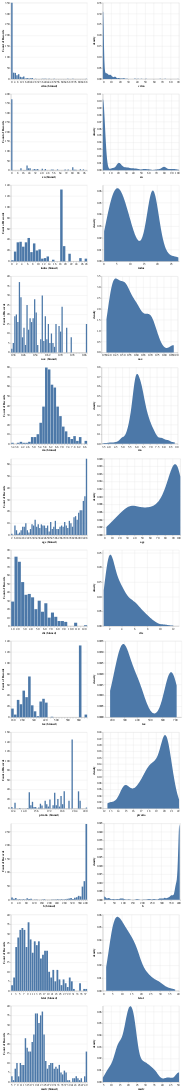

Notebook code cell kept with this figure:
### Markdown cell above
然後對數值資料畫出直方圖及其常態分佈曲線。

### Code cell
df_ = df.clone().drop("chas", "rad")

histograms: list[alt.HConcatChart | alt.ConcatChart] = []

for col in df_.columns:
    hist = alt.Chart(df_[col].to_frame()).mark_bar().encode(
        alt.X(f"{col}:Q", bin=alt.Bin(maxbins=50)),
        y='count()',
    )

    density = alt.Chart(df_[col].to_frame()).transform_density(
        f"{col}",
        as_=[f"{col}", "density"],
    ).mark_area().encode(
        alt.X(f"{col}:Q"),
        alt.Y("density:Q"),
    )

    histograms.append(hist | density)

reduce(lambda x, y: x & y, histograms)

### Figure 1 — Vega-Lite specification as saved in the notebook (floating-point values rounded to 4 significant figures; data arrays with more than 128 entries replaced by an {"elided": "..."} marker saying what was removed)
{"config": {"view": {"continuousWidth": 300, "continuousHeight": 300}}, "vconcat": [{"hconcat": [{"data": {"name": "data-9fe02fcc9b7ff1e96f1347f47ad2c2b4"}, "mark": {"type": "bar"}, "encoding": {"x": {"bin": {"maxbins": 50}, "field": "crim", "type": "quantitative"}, "y": {"aggregate": "count", "type": "quantitative"}}}, {"data": {"name": "data-9fe02fcc9b7ff1e96f1347f47ad2c2b4"}, "mark": {"type": "area"}, "encoding": {"x": {"field": "crim", "type": "quantitative"}, "y": {"field": "density", "type": "quantitative"}}, "transform": [{"density": "crim", "as": ["crim", "density"]}]}]}, {"hconcat": [{"data": {"name": "data-ab611a9d72bee186bb90997b4c3459f5"}, "mark": {"type": "bar"}, "encoding": {"x": {"bin": {"maxbins": 50}, "field": "zn", "type": "quantitative"}, "y": {"aggregate": "count", "type": "quantitative"}}}, {"data": {"name": "data-ab611a9d72bee186bb90997b4c3459f5"}, "mark": {"type": "area"}, "encoding": {"x": {"field": "zn", "type": "quantitative"}, "y": {"field": "density", "type": "quantitative"}}, "transform": [{"density": "zn", "as": ["zn", "density"]}]}]}, {"hconcat": [{"data": {"name": "data-67a2c30859ae04a104feada04e430449"}, "mark": {"type": "bar"}, "encoding": {"x": {"bin": {"maxbins": 50}, "field": "indus", "type": "quantitative"}, "y": {"aggregate": "count", "type": "quantitative"}}}, {"data": {"name": "data-67a2c30859ae04a104feada04e430449"}, "mark": {"type": "area"}, "encoding": {"x": {"field": "indus", "type": "quantitative"}, "y": {"field": "density", "type": "quantitative"}}, "transform": [{"density": "indus", "as": ["indus", "density"]}]}]}, {"hconcat": [{"data": {"name": "data-3f0cc7d2d674c99a6bf541e701757afb"}, "mark": {"type": "bar"}, "encoding": {"x": {"bin": {"maxbins": 50}, "field": "nox", "type": "quantitative"}, "y": {"aggregate": "count", "type": "quantitative"}}}, {"data": {"name": "data-3f0cc7d2d674c99a6bf541e701757afb"}, "mark": {"type": "area"}, "encoding": {"x": {"field": "nox", "type": "quantitative"}, "y": {"field": "density", "type": "quantitative"}}, "transform": [{"density": "nox", "as": ["nox", "density"]}]}]}, {"hconcat": [{"data": {"name": "data-fa9e24f375f0a651fd88b55e692eae6c"}, "mark": {"type": "bar"}, "encoding": {"x": {"bin": {"maxbins": 50}, "field": "rm", "type": "quantitative"}, "y": {"aggregate": "count", "type": "quantitative"}}}, {"data": {"name": "data-fa9e24f375f0a651fd88b55e692eae6c"}, "mark": {"type": "area"}, "encoding": {"x": {"field": "rm", "type": "quantitative"}, "y": {"field": "density", "type": "quantitative"}}, "transform": [{"density": "rm", "as": ["rm", "density"]}]}]}, {"hconcat": [{"data": {"name": "data-19e6b05dfc0cbb5b52fd96110274bbe3"}, "mark": {"type": "bar"}, "encoding": {"x": {"bin": {"maxbins": 50}, "field": "age", "type": "quantitative"}, "y": {"aggregate": "count", "type": "quantitative"}}}, {"data": {"name": "data-19e6b05dfc0cbb5b52fd96110274bbe3"}, "mark": {"type": "area"}, "encoding": {"x": {"field": "age", "type": "quantitative"}, "y": {"field": "density", "type": "quantitative"}}, "transform": [{"density": "age", "as": ["age", "density"]}]}]}, {"hconcat": [{"data": {"name": "data-783110566196f40a67ddc60da8a1fb39"}, "mark": {"type": "bar"}, "encoding": {"x": {"bin": {"maxbins": 50}, "field": "dis", "type": "quantitative"}, "y": {"aggregate": "count", "type": "quantitative"}}}, {"data": {"name": "data-783110566196f40a67ddc60da8a1fb39"}, "mark": {"type": "area"}, "encoding": {"x": {"field": "dis", "type": "quantitative"}, "y": {"field": "density", "type": "quantitative"}}, "transform": [{"density": "dis", "as": ["dis", "density"]}]}]}, {"hconcat": [{"data": {"name": "data-c0bcd549022b25e2815e2cf1ce03c5ee"}, "mark": {"type": "bar"}, "encoding": {"x": {"bin": {"maxbins": 50}, "field": "tax", "type": "quantitative"}, "y": {"aggregate": "count", "type": "quantitative"}}}, {"data": {"name": "data-c0bcd549022b25e2815e2cf1ce03c5ee"}, "mark": {"type": "area"}, "encoding": {"x": {"field": "tax", "type": "quantitative"}, "y": {"field": "density", "type": "quantitative"}}, "transform": [{"density": "tax", "as": ["tax", "density"]}]}]}, {"hconcat": [{"data": {"name": "data-eb7b344785ad07e9ef24198105f7ef28"}, "mark": {"type": "bar"}, "encoding": {"x": {"bin": {"maxbins": 50}, "field": "ptratio", "type": "quantitative"}, "y": {"aggregate": "count", "type": "quantitative"}}}, {"data": {"name": "data-eb7b344785ad07e9ef24198105f7ef28"}, "mark": {"type": "area"}, "encoding": {"x": {"field": "ptratio", "type": "quantitative"}, "y": {"field": "density", "type": "quantitative"}}, "transform": [{"density": "ptratio", "as": ["ptratio", "density"]}]}]}, {"hconcat": [{"data": {"name": "data-40afa53ac760b566ed37059600c9c2e0"}, "mark": {"type": "bar"}, "encoding": {"x": {"bin": {"maxbins": 50}, "field": "b", "type": "quantitative"}, "y": {"aggregate": "count", "type": "quantitative"}}}, {"data": {"name": "data-40afa53ac760b566ed37059600c9c2e0"}, "mark": {"type": "area"}, "encoding": {"x": {"field": "b", "type": "quantitative"}, "y": {"field": "density", "type": "quantitative"}}, "transform": [{"density": "b", "as": ["b", "density"]}]}]}, {"hconcat": [{"data": {"name": "data-b46f8658f99085e8b83257073b1d3172"}, "mark": {"type": "bar"}, "encoding": {"x": {"bin": {"maxbins": 50}, "field": "lstat", "type": "quantitative"}, "y": {"aggregate": "count", "type": "quantitative"}}}, {"data": {"name": "data-b46f8658f99085e8b83257073b1d3172"}, "mark": {"type": "area"}, "encoding": {"x": {"field": "lstat", "type": "quantitative"}, "y": {"field": "density", "type": "quantitative"}}, "transform": [{"density": "lstat", "as": ["lstat", "density"]}]}]}, {"hconcat": [{"data": {"name": "data-a70d2a884e556468bf7bbadb53fd1343"}, "mark": {"type": "bar"}, "encoding": {"x": {"bin": {"maxbins": 50}, "field": "medv", "type": "quantitative"}, "y": {"aggregate": "count", "type": "quantitative"}}}, {"data": {"name": "data-a70d2a884e556468bf7bbadb53fd1343"}, "mark": {"type": "area"}, "encoding": {"x": {"field": "medv", "type": "quantitative"}, "y": {"field": "density", "type": "quantitative"}}, "transform": [{"density": "medv", "as": ["medv", "density"]}]}]}], "$schema": "https://vega.github.io/schema/vega-lite/v5.20.1.json", "datasets": {"data-9fe02fcc9b7ff1e96f1347f47ad2c2b4": {"elided": "506 records"}, "data-ab611a9d72bee186bb90997b4c3459f5": {"elided": "506 records"}, "data-67a2c30859ae04a104feada04e430449": {"elided": "506 records"}, "data-3f0cc7d2d674c99a6bf541e701757afb": {"elided": "506 records"}, "data-fa9e24f375f0a651fd88b55e692eae6c": {"elided": "506 records"}, "data-19e6b05dfc0cbb5b52fd96110274bbe3": {"elided": "506 records"}, "data-783110566196f40a67ddc60da8a1fb39": {"elided": "506 records"}, "data-c0bcd549022b25e2815e2cf1ce03c5ee": {"elided": "506 records"}, "data-eb7b344785ad07e9ef24198105f7ef28": {"elided": "506 records"}, "data-40afa53ac760b566ed37059600c9c2e0": {"elided": "506 records"}, "data-b46f8658f99085e8b83257073b1d3172": {"elided": "506 records"}, "data-a70d2a884e556468bf7bbadb53fd1343": {"elided": "506 records"}}}
